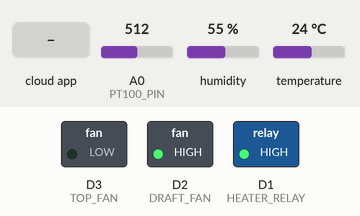
Recording of a sketch running on a simulated ESP8266 (NodeMCU). Shown: switched loads named in the sketch (green lamp = pin HIGH). The inputs (shaded band) are chosen by the test bench; at power-on: A0 (PT100_PIN) = 512, humidity 55 %, temperature 24 °C. WiFi joins after 1.5 s; servers stay silent unless stated; the Firebase database answers and starts empty; what the sketch prints to the serial monitor is not drawn.

Above: at 2.7 s.
2.8 s: the phone or cloud app sets setTemp to 100
At 5.3 s:
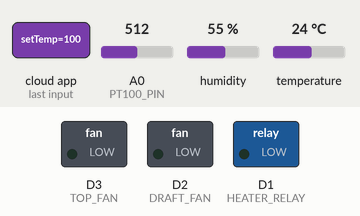
5.6 s: the phone or cloud app sets humidityLimit to 100
At 6.9 s:
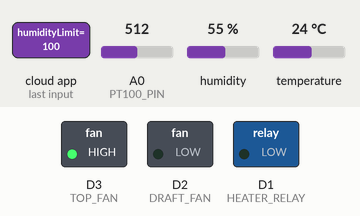
7.9 s: the phone or cloud app sets humidityLimit to 0
At 9.5 s:
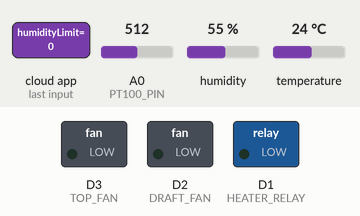
10.2 s: the phone or cloud app sets setTemp to 0
At 12.1 s:
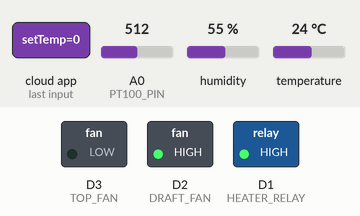
Timing chart, 0 to 13.6 s (numbered marks = the images above; inputs shaded):
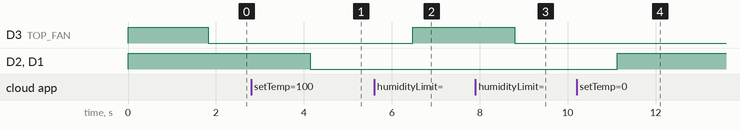

The sketch:

Code.ino
```cpp
#include <ESP8266WiFi.h>
#include <FirebaseESP8266.h>
#include <DHT.h>

/* ---------- WIFI DETAILS ---------- */
#define WIFI_SSID "YOUR_WIFI_NAME"
#define WIFI_PASSWORD "YOUR_WIFI_PASSWORD"

/* ---------- FIREBASE DETAILS ---------- */
#define FIREBASE_HOST "your-project.firebaseio.com"
#define FIREBASE_AUTH "YOUR_FIREBASE_DATABASE_SECRET"

/* ---------- PIN DEFINITIONS ---------- */
#define HEATER_RELAY D1
#define DRAFT_FAN    D2
#define TOP_FAN      D3

#define DHTPIN D4
#define DHTTYPE DHT11   // or DHT22

#define PT100_PIN A0    // Analog PT100 module

/* ---------- OBJECTS ---------- */
FirebaseData fbdo;
DHT dht(DHTPIN, DHTTYPE);

/* ---------- VARIABLES ---------- */
float currentTemp = 0;
float humidity = 0;
float setTemp = 0;
float humidityLimit = 70;

void setup() {
  Serial.begin(9600);

  pinMode(HEATER_RELAY, OUTPUT);
  pinMode(DRAFT_FAN, OUTPUT);
  pinMode(TOP_FAN, OUTPUT);

  digitalWrite(HEATER_RELAY, HIGH);
  digitalWrite(DRAFT_FAN, HIGH);
  digitalWrite(TOP_FAN, HIGH);

  dht.begin();

  /* ---------- WIFI ---------- */
  WiFi.begin(WIFI_SSID, WIFI_PASSWORD);
  Serial.print("Connecting to WiFi");
  while (WiFi.status() != WL_CONNECTED) {
    delay(500);
    Serial.print(".");
  }
  Serial.println("\nWiFi Connected");

  /* ---------- FIREBASE ---------- */
  Firebase.begin(FIREBASE_HOST, FIREBASE_AUTH);
  Firebase.reconnectWiFi(true);

  Serial.println("System Ready");
}

void loop() {

  /* ---------- READ SENSORS ---------- */
  int pt100Value = analogRead(PT100_PIN);
  currentTemp = map(pt100Value, 0, 1023, 0, 100); // Approximation
  humidity = dht.readHumidity();

  Serial.print("Temp: ");
  Serial.print(currentTemp);
  Serial.print(" °C | Humidity: ");
  Serial.println(humidity);

  /* ---------- READ FIREBASE ---------- */
  if (Firebase.getFloat(fbdo, "/curing/setTemp")) {
    setTemp = fbdo.floatData();
  }

  if (Firebase.getFloat(fbdo, "/curing/humidityLimit")) {
    humidityLimit = fbdo.floatData();
  }

  /* ---------- TEMPERATURE CONTROL ---------- */
  if (currentTemp < setTemp) {
    digitalWrite(HEATER_RELAY, LOW);   // Heater ON
    digitalWrite(DRAFT_FAN, LOW);      // Draft Fan ON
  } else {
    digitalWrite(HEATER_RELAY, HIGH);  // Heater OFF
    digitalWrite(DRAFT_FAN, HIGH);     // Draft Fan OFF
  }

  /* ---------- HUMIDITY CONTROL ---------- */
  if (humidity > humidityLimit) {
    digitalWrite(TOP_FAN, LOW);        // Exhaust Fan ON
  } else {
    digitalWrite(TOP_FAN, HIGH);       // Exhaust Fan OFF
  }

  delay(2000);
}
```

Measured:
- after the input at 2.8 s, D2 (DRAFT_FAN), D1 (HEATER_RELAY): HIGH → LOW after 1.4 s
- after the input at 5.6 s, D3 (TOP_FAN): LOW → HIGH after 0.87 s
- after the input at 7.9 s, D3 (TOP_FAN): HIGH → LOW after 0.90 s
- after the input at 10.2 s, D2 (DRAFT_FAN), D1 (HEATER_RELAY): LOW → HIGH after 0.92 s
